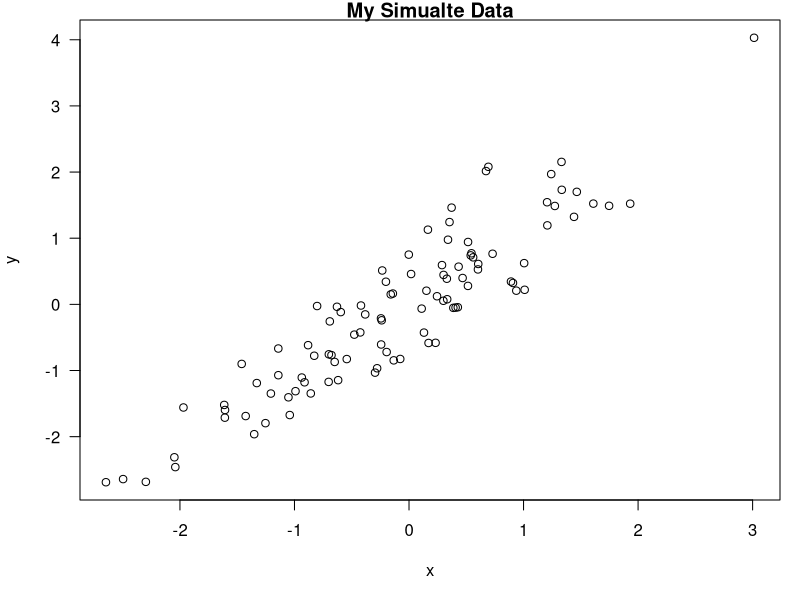

The R source for this figure: (Note: this script raises an error after producing the figure.)
## ---- chunk 1
library(datasets)
data("airquality")
summary(airquality)
## ---- chunk 2
x <- rnorm(100) ; y<- x+ rnorm(100,sd=0.5)
## ---- chunk 3
par(mar=c(5,4,1,1), las=1)
plot(x,y, main="My Simualte Data")

## ---- chunk 4
library(datasets)
data("airquality")
fit <- lm(Ozone~ Wind+ Temp +Solar.R, data=airquality)
## ---- chunk 5

library(xtable)
xt<- xtable(summary(fit))
print(xt, type="html")
## ---- chunk 6
opts_chunk$set(echo= FALSE, results="hide")
